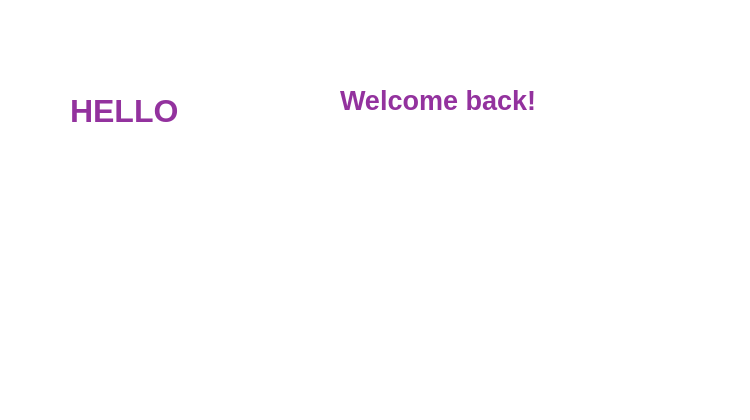
   <widget class="QWidget" name="home">
    <property name="styleSheet">
     <string notr="true">background-color: rgb(255, 255, 255);</string>
    </property>
    <widget class="QLabel" name="adminpic">
     <property name="geometry">
      <rect>
       <x>0</x>
       <y>30</y>
       <width>741</width>
       <height>381</height>
      </rect>
     </property>
     <property name="text">
      <string/>
     </property>
     <property name="pixmap">
      <pixmap>photos/ADMIN.svg</pixmap>
     </property>
     <property name="scaledContents">
      <bool>true</bool>
     </property>
    </widget>
    <widget class="QLabel" name="label_3">
     <property name="geometry">
      <rect>
       <x>70</x>
       <y>80</y>
       <width>141</width>
       <height>61</height>
      </rect>
     </property>
     <property name="font">
      <font>
       <pointsize>24</pointsize>
       <weight>75</weight>
       <bold>true</bold>
      </font>
     </property>
     <property name="styleSheet">
      <string notr="true">color: rgb(147, 50, 158);</string>
     </property>
     <property name="text">
      <string>HELLO</string>
     </property>
    </widget>
    <widget class="QLabel" name="label_4">
     <property name="geometry">
      <rect>
       <x>340</x>
       <y>70</y>
       <width>261</width>
       <height>61</height>
      </rect>
     </property>
     <property name="font">
      <font>
       <pointsize>20</pointsize>
       <weight>75</weight>
       <bold>true</bold>
      </font>
     </property>
     <property name="styleSheet">
      <string notr="true">color: rgb(147, 50, 158);</string>
     </property>
     <property name="text">
      <string>Welcome back!</string>
     </property>
    </widget>
    <zorder>adminpic</zorder>
    <zorder>label_4</zorder>
    <zorder>label_3</zorder>
   </widget>
